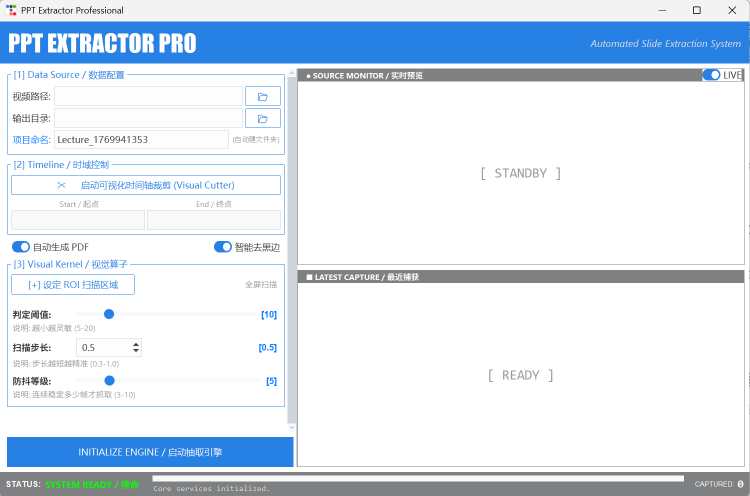
#> input picture assets/img_1.png, 1500 x 991 px (shown at 1/2 size)
$ python -i image_algo.py   (imports and definitions only)   (older library calls are emulated)
#> lines starting #> are read from the running program, lines starting #| are printed output that depends on the picture; after the words box and inside, x2 and y2 are one past the last pixel; in counts of white or black regions, pixels touching at a corner belong together
#> further down, picture is the input picture: shape (991, 1500, 3); mean B, G, R 240.9, 230, 219.9
import cv2
import numpy as np


def auto_crop_smart(img):
    """
    Smart Cropping: Removes static black borders using morphological operations.
    """
    if img is None: return None
    try:
        gray = cv2.cvtColor(img, cv2.COLOR_BGR2GRAY)
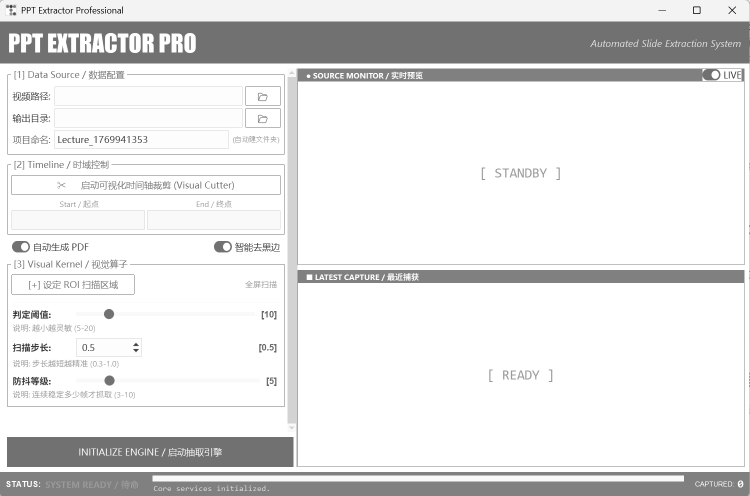
#> gray: shape (991, 1500) (shown at 1/2 size); min 0, max 255, mean 228.3
        _, thresh = cv2.threshold(gray, 15, 255, cv2.THRESH_BINARY)
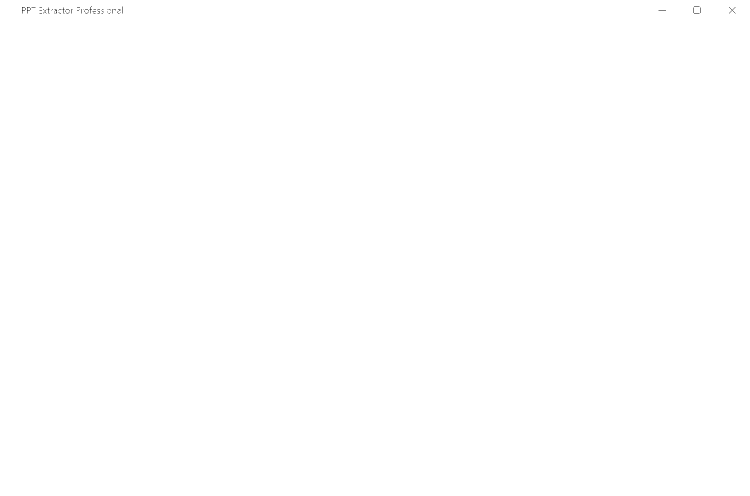
#> thresh: shape (991, 1500) (shown at 1/2 size); 100% white; black in thin lines or dots, all inside (x1, y1, x2, y2) = (44, 13, 1471, 28)

        # Morphological opening to remove noise
        kernel = cv2.getStructuringElement(cv2.MORPH_RECT, (5, 5))
        thresh = cv2.morphologyEx(thresh, cv2.MORPH_OPEN, kernel)
#> thresh: shape (991, 1500); 99.9% white; 19 black regions (13 under 20 px), largest, box (x1, y1, x2, y2) and area: (154, 13, 208, 27) 330, (104, 15, 146, 27) 209, (44, 14, 71, 27) 143, (221, 13, 246, 27) 142, (79, 15, 99, 27) 108, (1458, 14, 1471, 27) 41

        coords = cv2.findNonZero(thresh)
#> coords = contour of 1485449 points, box (x1, y1, x2, y2) (0, 0, 1500, 991), area 0
        if coords is not None:
            x, y, w, h = cv2.boundingRect(coords)
#> x = 0; y = 0; w = 1500; h = 991
            return img[y:y + h, x:x + w]
        return img
    except Exception:
        return img


# [58 lines left out: functions get_blur_score, get_frame_diff, get_dhash, hamming_distance, not called in this run]

>>> import cv2
>>> picture = cv2.imread('../../assets/img_1.png')
>>> result = auto_crop_smart(picture)

$ run again, on assets/img_3.png
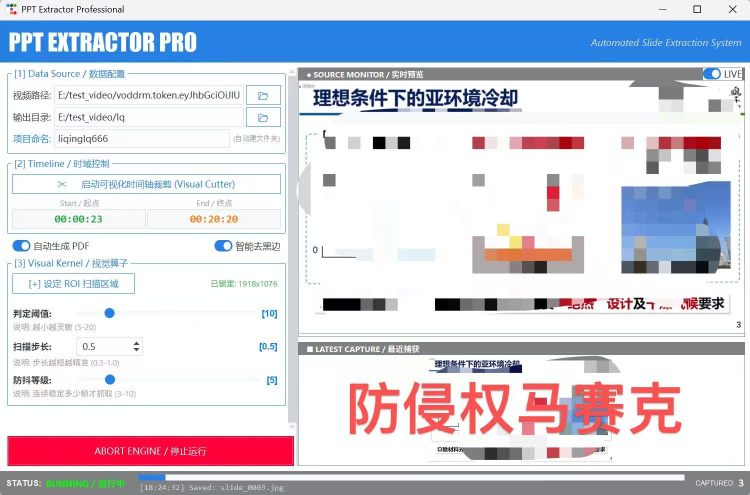
#> input picture assets/img_3.png, 1499 x 990 px (shown at 1/2 size)
#> picture is the input picture: shape (990, 1499, 3); mean B, G, R 221.6, 211, 211.7
#> in auto_crop_smart, `_, thresh = cv2.threshold(gray, 15, 255, cv2.THRESH_BINARY)`:
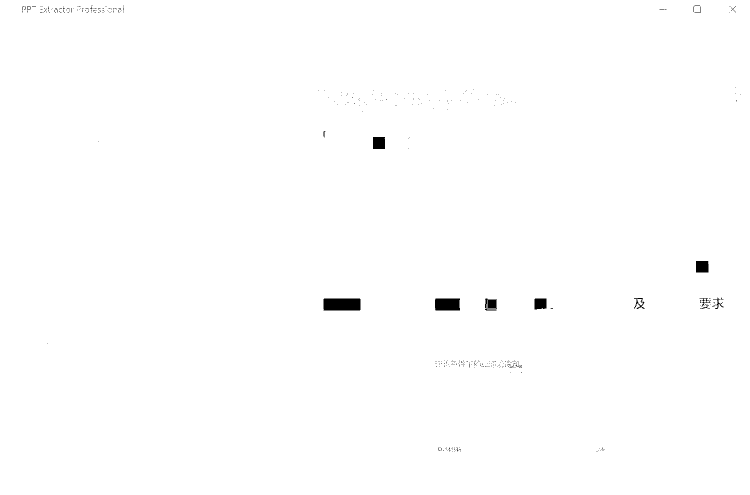
#> thresh: shape (990, 1499) (shown at 1/2 size); 99.6% white; 374 black regions (359 under 20 px), largest, box (x1, y1, x2, y2) and area: (647, 597, 721, 621) 1772, (870, 597, 920, 621) 1179, (746, 274, 770, 298) 575
#> in auto_crop_smart, `thresh = cv2.morphologyEx(thresh, cv2.MORPH_OPEN, kernel)`:
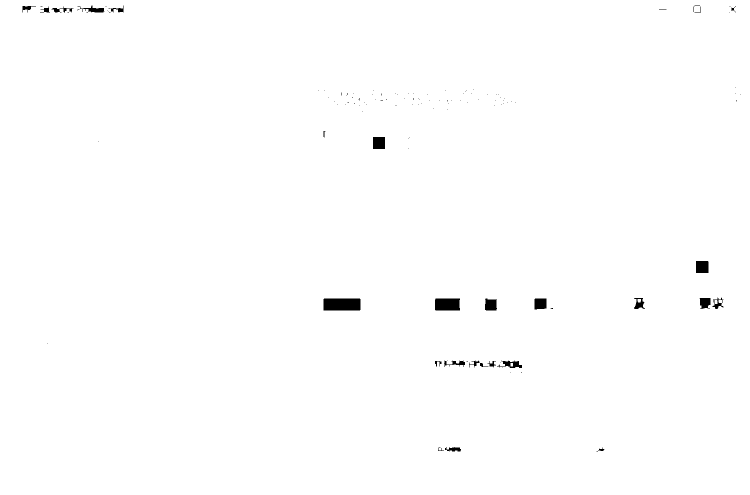
#> thresh: shape (990, 1499) (shown at 1/2 size); 99.4% white; 123 black regions (96 under 20 px), largest, box (x1, y1, x2, y2) and area: (647, 597, 721, 621) 1773, (870, 597, 920, 621) 1181, (1392, 522, 1417, 546) 599
#> coords = contour of 1475660 points, box (x1, y1, x2, y2) (0, 0, 1499, 990), area 0
#> x = 0; w = 1499; h = 990
